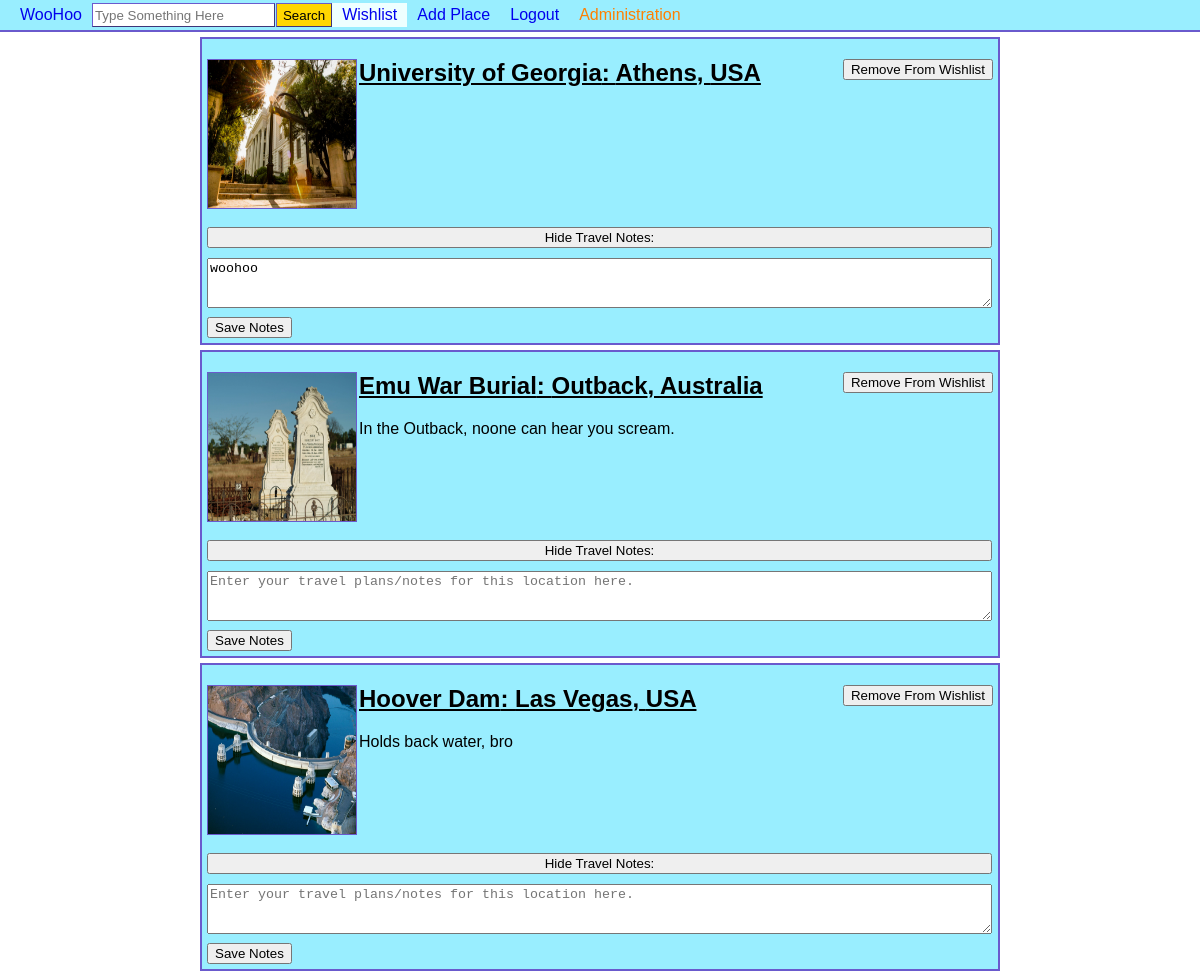
Screenshot of /wishlist.php (signed in) with the database file from the repository.
### tables this page shows
CREATE TABLE `users` (
  `userID` int(11) NOT NULL,
  `username` varchar(255) NOT NULL,
  `email` varchar(255) NOT NULL,
  `password` varchar(255) NOT NULL,
  `dateRegistered` date NOT NULL
);

CREATE TABLE `wishlist` (
  `wishlistID` int(11) NOT NULL,
  `userID` int(11) NOT NULL,
  `placeID` int(11) NOT NULL,
  `notes` text DEFAULT NULL
);

CREATE TABLE `places` (
  `placeID` int(11) NOT NULL,
  `placeName` varchar(255) NOT NULL,
  `city` varchar(255) NOT NULL,
  `country` varchar(255) NOT NULL,
  `description` text DEFAULT NULL,
  `reviewScore` decimal(10,1) DEFAULT NULL,
  `userID` int(11) NOT NULL
);

### wishlist.php (the view, shortened to what this page needs)
<?php
require('database.php');
$user_id = $_SESSION["uid"];
$queryWishlist = "SELECT wishlist.notes,wishlist.wishlistID,places.placeName,places.city,places.country,places.description,places.placeID FROM wishlist,places WHERE wishlist.userID=:uID AND wishlist.placeID=places.placeID;";
$statement1 = $db ->prepare($queryWishlist);
$statement1->bindValue(':uID', $user_id);
$statement1 -> execute();
$places = $statement1->fetchAll();
?>
<!DOCTYPE html>
<html>
<link rel="stylesheet" href="https://cdnjs.cloudflare.com/ajax/libs/font-awesome/5.15.3/css/all.min.css"/>
<link rel="stylesheet" href="css/style.css"/>
<body>
<header>
<?php include('header.php'); ?>
</header>
<div id="wishlist-container">
<?php $wishlistIteration = 0; ?>
<?php foreach ($places as $place) : ?>
  <div class="wishlistEntry">
    <div class="wishlist-aboveNotes">
	  <?php
	    require('database.php');
	    $getPlaceImage = "SELECT image,userID FROM pictures WHERE :currentPlace = pictures.placeID GROUP BY pictures.pictureID LIMIT 1";
	    $statement2 = $db ->prepare($getPlaceImage);
	    $statement2->bindValue(':currentPlace', $place['placeID']);
	    $statement2 -> execute();
	    $placePictures = $statement2->fetchAll();
	    if (count($placePictures)==1) {
	      foreach ($placePictures as $placePicture) {
		    $imagePath = $placePicture['image'];
	      }
	    } else {
		    $imagePath = 'default.jpg';
	    }
	  ?>
	  <div>
		<a href="<?php echo 'place.php?place=' . $place['placeID']; ?>"><img alt="Location" src="place_imgs/<?php echo $imagePath; ?>" width="150" height="150"></a>
      </div>
	  <form action="removeFromUserWishlist.php" method="post" id="remove_from_wishlist_form">
	    <input type="submit" value="Remove From Wishlist" class="wishlistRemoveButton">
	  </form>
      <h2><a href="<?php echo 'place.php?place=' . $place['placeID']; ?>"><?php echo $place['placeName']; ?>: <?php echo $place['city']; ?>, <?php echo $place['country']; ?> </a></h2>
      <p class="placeDescription"> <?php echo $place['description']; ?> </p>
  	</div>
	<br>
    <form method="POST" name="wishlist" action="updateWishlistNotes.php" target="content" id="update_notes_form">
	  <div class="wishlist-Notes">
		<br>
		<button onclick="hideShowNotes(<?php echo $wishlistIteration; ?>)" class="showNotes"> Hide Travel Notes: </button>
		<div id="visibleNotes" name="notes">
	      <textarea placeholder="Enter your travel plans/notes for this location here." class="wishlist-textarea" name="notesTextArea"><?php echo $place['notes']; ?></textarea>
   	      <input type="submit" value="Save Notes" class="wishlist-saveNotes">
		</div>
	  </div>
	</form>
  </div>
  <?php $wishlistIteration = $wishlistIteration + 1; ?>
<?php endforeach; ?>
</div>
</body>
</html>

### header.php (shortened to what this page needs)
<?php
if (isset($_SESSION["uid"])) {
	$uid = $_SESSION["uid"];
	$query = "SELECT username FROM users WHERE userID='$uid'";
	$result = $db->prepare($query);
	$result->execute();
	$username = $result->fetch();
}
?>
<?php
$search = "";
$currPageBtnCSS = 'style="background-color:#EEFFFF;"';
?>
<nav>
	<div id="topLevel" class="top_navbar">
	<div style="display:inline" class="top_navbar">
		<ul id="headUL" class="top_navlist" >
			<li id="icon" ><a href="index.php"><span>WooHoo</span></a></li>
			<li id="navSearch" >
				<form method="POST" name="searchBar" action="browse.php">
					<input type="search" name="query" placeholder="Type Something Here"
					value="<?php echo $search;?>"
					/><input style="margin-left: 1px;" type="submit" value="Search" />
				</form>
			</li>
			<?php if(isset($_SESSION["loggedin"])) : ?>
				<li <?php if(str_contains($_SERVER['REQUEST_URI'], 'wishlist.php'))
					echo $currPageBtnCSS; ?>>
				<a href="wishlist.php">Wishlist</a></li>
				<li <?php if(str_contains($_SERVER['REQUEST_URI'], 'addplace.php'))
					echo $currPageBtnCSS; ?>>
				<a href="addplace.php">Add Place</a></li>
				<li class="log" style="float:right";>
					<a href="?logout">Logout</a>
				</li>
				<li class="log" <?php
					if(str_contains($_SERVER['REQUEST_URI'], 'editprofile.php'))
						echo $currPageBtnCSS;
					else
						echo 'style="float:right;"';?>>
					<a href="editprofile.php" class="headUser"><?php echo $username['username'] ?></a>
				</li>
			<?php endif; ?>
		</ul>
	</div>
	</div>
</nav>

### css/style.css (style rules this page uses)
body { margin-top: 0px; margin-left: 0px; margin-right: 0px; }
#filters ul, li { padding: 0; list-style-type: none; }
* { box-sizing: border-box }
body { font-family: Verdana, sans-serif; margin:0 }
img { vertical-align: middle; }
#wishlist-container { display: table; margin: 0 auto; }
#wishlist-container a { color: black; text-decoration: underline }
.wishlistEntry { display: table; background-color: #99EEFF; border: 2px solid slateblue; margin: 5px; width: 800px; height: 20px; }
.wishlistEntry img { width: 150px; float: left; border: 1px solid slateblue; }
.wishlistEntry h2 { margin-left: 152px; }
.wishlistRemoveButton { float: right; }
.wishlist-aboveNotes { margin-left: 5px; margin-right: 5px; }
.wishlist-aboveNotes p { margin-left: 152px; }
.wishlist-Notes { display: table; clear: left; }
.showNotes { margin: 0px 0px 5px 5px; clear: left; }
.wishlist-textarea { margin: 5px; width: 785px; max-width: 785px; min-width: 785px; min-height: 50px; }
.wishlist-saveNotes { margin: 0px 0px 5px 5px; }

### wishlist.php (style rules this page uses)
.showNotes { text-align: center; margin: 0 auto; width: 785px; }

### header.php (style rules this page uses)
#navSearch form input { border: 1.5px outset slateblue; height: 24px; }
#navSearch form input[type="submit"] { cursor: pointer; background-color: rgb(255, 215, 0); }
.headUser { display: block; padding-top: 2.5px; color: rgb(255, 128, 0); }
.top_navbar { background-color: #99EEFF; }
.top_navlist { margin: 0; }
ul.top_navlist { list-style-type: none; overflow: hidden; font-family: sans-serif; padding-left: 10px; display: flex; align-item: center; }
ul.top_navlist li { float: left; vertical-align: middle; // display: flex; // align-item: center; }
ul.top_navlist li a, #logoutBtn { display: block; text-decoration: none; padding: 2.5px 10px 0 10px; font-family: arial; font-size: 1em; }
header { width: 100%; align-items: center; }
#topLevel { padding-bottom: 3px; padding-top: 3px; border-bottom: 2px solid slateblue; }

### rows the page displays
users: username "Administration"
wishlist: shows a picture, placeID.placeName "University of Georgia", placeID.city "Athens", placeID.country "USA", notesTextArea "woohoo"
wishlist: shows a picture, placeID.placeName "Emu War Burial", placeID.city "Outback", placeID.country "Australia", placeID.description "In the Outback, noone can hear you scream."
wishlist: shows a picture, placeID.placeName "Hoover Dam", placeID.city "Las Vegas", placeID.country "USA", placeID.description "Holds back water, bro"
